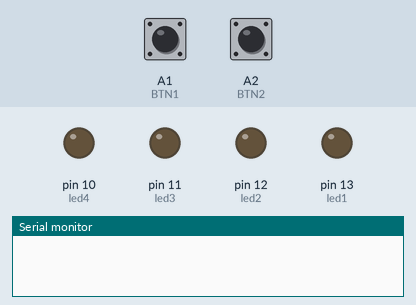
The sketch below on a simulated Arduino Uno, built with avr-gcc and run on an emulated ATmega328P. Parts: output pins drawn as LEDs (lit = HIGH), the last lines printed to the serial monitor. Dashed ring = blinking. The inputs (shaded band) are chosen by the test bench; at power-on: A1 (BTN1) HIGH, A2 (BTN2) HIGH.

Above: at 1.2 s.
1.3 s: A1 (BTN1) pulled LOW for 0.15 s
At 1.9 s:
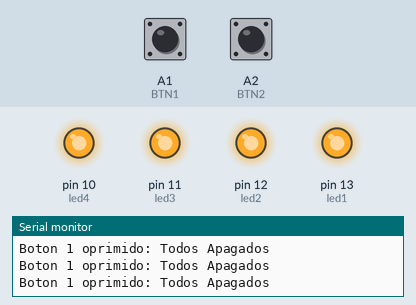
2.9 s: A2 (BTN2) pulled LOW for 0.15 s
At 3.2 s:
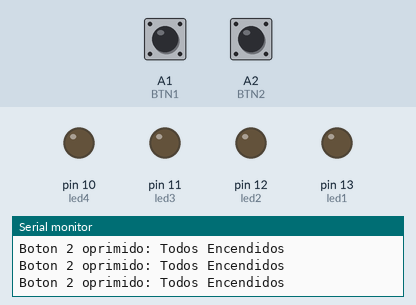
4.5 s: A1 (BTN1) pulled LOW for 1 s
At 5.6 s:
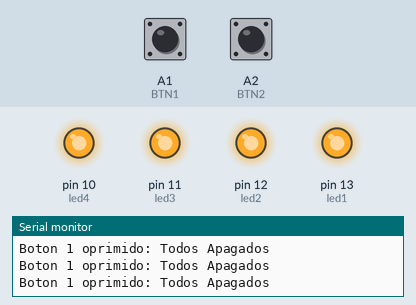
7.0 s: A2 (BTN2) pulled LOW for 1 s
At 7.5 s:
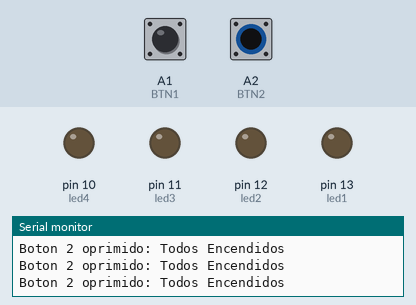
9.5 s: A1 (BTN1) driven LOW and A2 (BTN2) driven LOW
At 10.0 s:
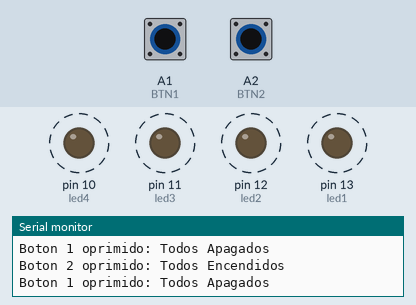
12.5 s: A1 (BTN1) driven HIGH
At 13.1 s:
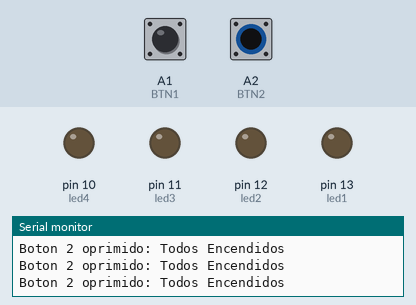
Timing chart, 0 to 15.5 s (numbered marks = the images above; inputs shaded):
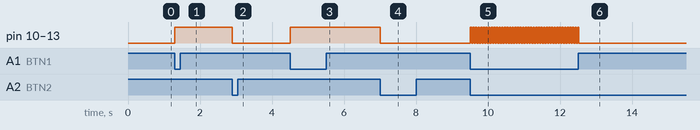

The sketch:

Test-Switches_v1.ino
```cpp
//ARMUINO: Boton 1- todos apagados;Boton 2 - todos encendidos
int led1=13; int led2=12; int led3=11; int led4=10;

#define BTN1 A1
#define BTN2 A2
#define BTN3 A3

void setup() {
  Serial.begin(9600);
  pinMode(led1,OUTPUT);
  pinMode(led2,OUTPUT);
  pinMode(led3,OUTPUT);
  pinMode(led4,OUTPUT);
}

void loop() {
  if(!digitalRead(BTN1)){
    Serial.println("Boton 1 oprimido: Todos Apagados");
    digitalWrite(led1,HIGH);
    digitalWrite(led2,HIGH);
    digitalWrite(led3,HIGH);
    digitalWrite(led4,HIGH);
  }
  if(!digitalRead(BTN2)){
    Serial.println("Boton 2 oprimido: Todos Encendidos");
    digitalWrite(led1,LOW);
    digitalWrite(led2,LOW);
    digitalWrite(led3,LOW);
    digitalWrite(led4,LOW);
  }
}
```

Measured:
- after the input at 1.3 s, pin 10 (led4), pin 11 (led3), pin 12 (led2), pin 13 (led1): LOW → HIGH at once
- after the input at 2.9 s, pin 10 (led4), pin 11 (led3), pin 12 (led2), pin 13 (led1): HIGH → LOW at once
- after the input at 4.5 s, pin 10 (led4), pin 11 (led3), pin 12 (led2), pin 13 (led1): LOW → HIGH at once
- after the input at 7.0 s, pin 10 (led4), pin 11 (led3), pin 12 (led2), pin 13 (led1): HIGH → LOW at once
- after the input at 9.5 s, pin 10 (led4), pin 11 (led3), pin 12 (led2), pin 13 (led1): alternates HIGH for 0.04 s and LOW for 0.04 s, starting at once
- after the input at 12.5 s, pin 10 (led4), pin 11 (led3), pin 12 (led2), pin 13 (led1): goes on until 12.5 s, then stays LOW
